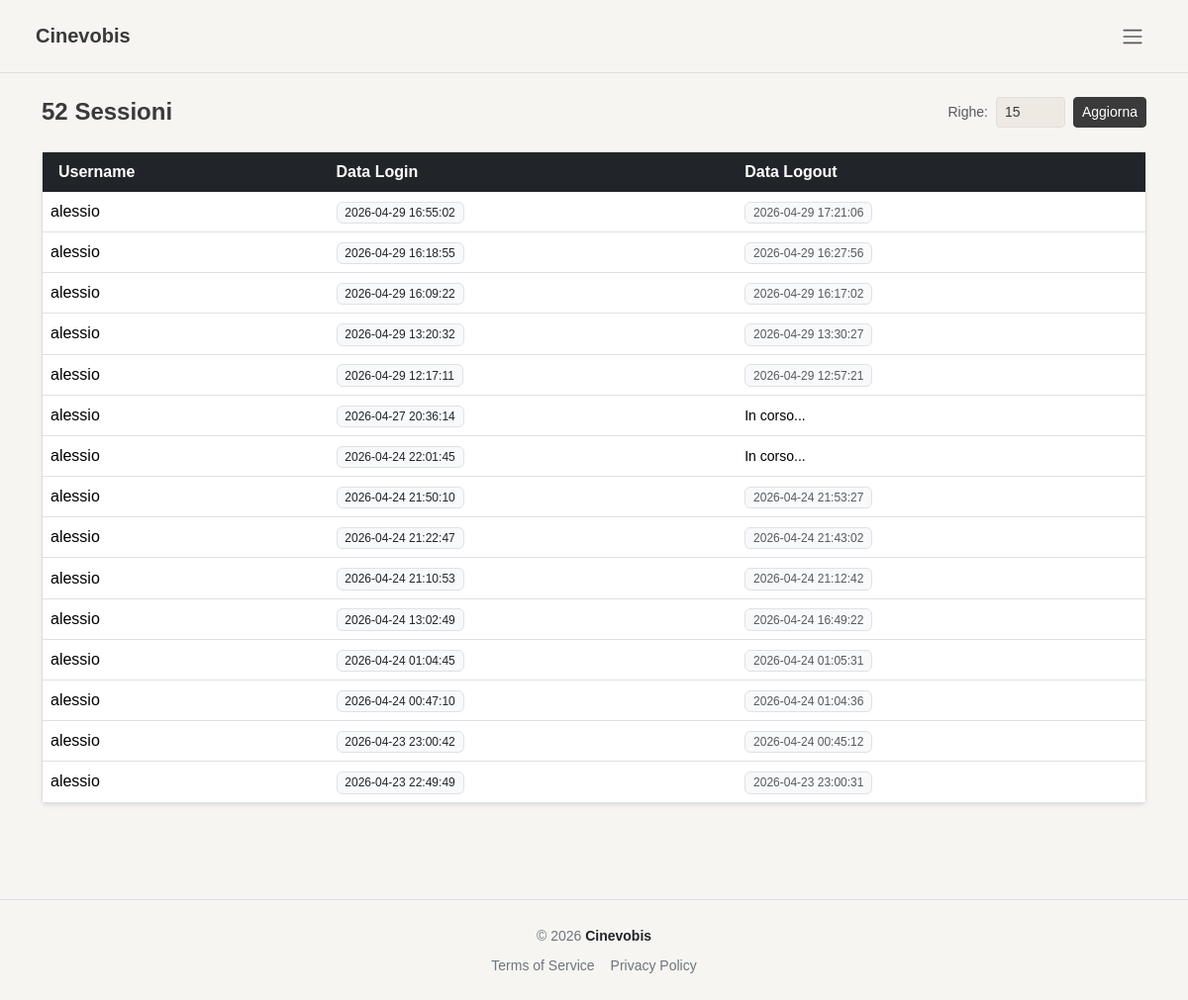
/pages/admin/sessions.php (signed in), run on the app's committed database.
### tables this page shows
CREATE TABLE `sessioni` (
  `id_sessione` varchar(255) NOT NULL,
  `id_utente` int(11) NOT NULL,
  `data_login` datetime DEFAULT NULL,
  `data_logout` datetime DEFAULT NULL,
  PRIMARY KEY (`id_sessione`),
  KEY `id_utente` (`id_utente`),
  CONSTRAINT `sessioni_ibfk_1` FOREIGN KEY (`id_utente`) REFERENCES `utenti` (`id_utente`) ON DELETE CASCADE ON UPDATE CASCADE
);

CREATE TABLE `utenti` (
  `id_utente` int(11) NOT NULL AUTO_INCREMENT,
  `username` varchar(100) NOT NULL,
  `password` varchar(255) NOT NULL,
  `email` varchar(100) NOT NULL,
  `nome` varchar(100) NOT NULL,
  `cognome` varchar(100) NOT NULL,
  `id_profilo` int(11) DEFAULT NULL,
  `attivo` tinyint(1) DEFAULT 1,
  `data_registrazione` datetime DEFAULT NULL,
  PRIMARY KEY (`id_utente`),
  UNIQUE KEY `username` (`username`),
  UNIQUE KEY `email` (`email`),
  KEY `id_profilo` (`id_profilo`),
  CONSTRAINT `utenti_ibfk_1` FOREIGN KEY (`id_profilo`) REFERENCES `profili` (`id_profilo`) ON UPDATE CASCADE
);

### includes/user_obj.php (called while the page is built, shortened)
<?php
class userObj {
    private PDO $db;
    public function __construct(PDO $db, string $username, ?string $password = null, ?string $nome = null, ?string $cognome = null,
                            ?string $email = null, ?int $attivo = null, ?int $id_profilo = null) {
        $this->db           = $db;
    }
    public function readAccess(int $num) {
        $sql = "SELECT u.username, s.data_login, s.data_logout
                FROM sessioni s
                JOIN utenti u ON u.id_utente = s.id_utente
                ORDER BY s.data_login DESC
                LIMIT :numero";
        $stmt = $this->db->prepare($sql);
        $num  = (int)$num;
        $stmt->bindParam(':numero', $num, PDO::PARAM_INT);
        $stmt->execute();
        return $stmt->fetchAll();
    }
}

### pages/admin/sessions.php (the view, shortened to what this page needs)
<?php
require_once(__DIR__ . '/../../config/connection.php');
require_once(__DIR__ . '/../../includes/user_obj.php');
$username = $_SESSION["username"] ?? '';
$user = new userObj($conn, $username);
$righe = $_GET['righe'] ?? 15;
$sessioni = $user->readAccess($righe);
$sql = "SELECT COUNT(*) FROM sessioni";
$stmt = $conn->prepare($sql);
$stmt->execute();
$result = $stmt->fetchColumn();
?>
<!DOCTYPE html>
<html lang="it">
<head>
    <link rel="stylesheet" href="/node_modules/bootstrap/dist/css/bootstrap.min.css">
    <link rel="stylesheet" href="/assets/css/style.css">
</head>
<body class="d-flex flex-column min-vh-100">
    <?php require_once(__DIR__ . '/../../includes/header.php'); ?>
    <div class="container mt-4 mb-5 pb-5 flex-grow-1">
        <div class="d-flex justify-content-between align-items-center mb-4">
            <h1 class="fs-4 fw-bold mb-0"><?php echo htmlspecialchars($result);?> Sessioni</h1>
            <form method="GET" class="d-flex align-items-center gap-2">
                <label class="small text-muted mb-0">Righe:</label>
                <input type="number" name="righe" class="form-control form-control-sm" style="width: 70px;" min="1" value="<?= htmlspecialchars($righe) ?>">
                <button type="submit" class="btn btn-sm btn-dark">Aggiorna</button>
            </form>
        </div>
        <div class="card shadow-sm border-0">
            <div class="table-responsive">
                <table class="table table-hover align-middle mb-0">
                    <thead class="table-dark">
                        <tr>
                            <th class="border-0 ps-3">Username</th>
                            <th class="border-0">Data Login</th>
                            <th class="border-0">Data Logout</th>
                        </tr>
                    </thead>
                    <tbody>
                        <?php foreach ($sessioni as $sessione): ?>
                            <tr>
                                <td><?= htmlspecialchars($sessione['username']) ?></td>
                                <td><span class="badge bg-light text-dark fw-normal border"><?= htmlspecialchars($sessione['data_login'] ?? '') ?></span></td>
                                <td>
                                    <?php if (!empty($sessione['data_logout'])): ?>
                                        <span class="badge bg-light text-muted fw-normal border"><?= htmlspecialchars($sessione['data_logout']) ?></span>
                                    <?php else: ?>
                                        <span class="text small italic">In corso...</span>
                                    <?php endif; ?>
                                </td>
                            </tr>
                        <?php endforeach; ?>
                    </tbody>
                </table>
            </div>
        </div>
    </div>
    <?php require_once(__DIR__ . '/../../includes/footer.php'); ?>
</body>
</html>

### assets/css/style.css (style rules this page uses)
:root { --accent: #A8C5DA; --accent-hover: #8EB5CC; --accent-dark: #5A8FA8; --bg: #F7F5F2; --bg-surface: #FFFFFF; --bg-muted: #EEE9E3; --border: #E2DDD8; --text: #3A3A3A; --text-muted: #8A8480; }
body { background-color: var(--bg); color: var(--text); font-family: 'DM Sans', sans-serif; -webkit-font-smoothing: antialiased; -moz-osx-font-smoothing: grayscale; }
.btn-dark { background-color: var(--text) !important; border-color: var(--text) !important; color: #fff !important; }
.card, .search-result-card { background-color: var(--bg-surface) !important; border: 1px solid var(--border) !important; }
.form-control { background-color: var(--bg-muted) !important; border-color: var(--border) !important; color: var(--text) !important; }
.form-control::placeholder { color: var(--text-muted) !important; }

### data on the page
sessioni: id_utente.username "alessio", data_login "2026-04-29 16:55:02", data_logout "2026-04-29 17:21:06"
sessioni: id_utente.username "alessio", data_login "2026-04-29 16:18:55", data_logout "2026-04-29 16:27:56"
sessioni: id_utente.username "alessio", data_login "2026-04-29 16:09:22", data_logout "2026-04-29 16:17:02"
sessioni: id_utente.username "alessio", data_login "2026-04-29 13:20:32", data_logout "2026-04-29 13:30:27"
sessioni: id_utente.username "alessio", data_login "2026-04-29 12:17:11", data_logout "2026-04-29 12:57:21"
sessioni: id_utente.username "alessio", data_login "2026-04-27 20:36:14", shows "In corso..."
sessioni: id_utente.username "alessio", data_login "2026-04-24 22:01:45", shows "In corso..."
sessioni: id_utente.username "alessio", data_login "2026-04-24 21:50:10", data_logout "2026-04-24 21:53:27"
sessioni: id_utente.username "alessio", data_login "2026-04-24 21:22:47", data_logout "2026-04-24 21:43:02"
sessioni: id_utente.username "alessio", data_login "2026-04-24 21:10:53", data_logout "2026-04-24 21:12:42"
sessioni: id_utente.username "alessio", data_login "2026-04-24 13:02:49", data_logout "2026-04-24 16:49:22"
sessioni: id_utente.username "alessio", data_login "2026-04-24 01:04:45", data_logout "2026-04-24 01:05:31"
sessioni: id_utente.username "alessio", data_login "2026-04-24 00:47:10", data_logout "2026-04-24 01:04:36"
sessioni: id_utente.username "alessio", data_login "2026-04-23 23:00:42", data_logout "2026-04-24 00:45:12"
sessioni: id_utente.username "alessio", data_login "2026-04-23 22:49:49", data_logout "2026-04-23 23:00:31"

### other printed values
$result "52"
